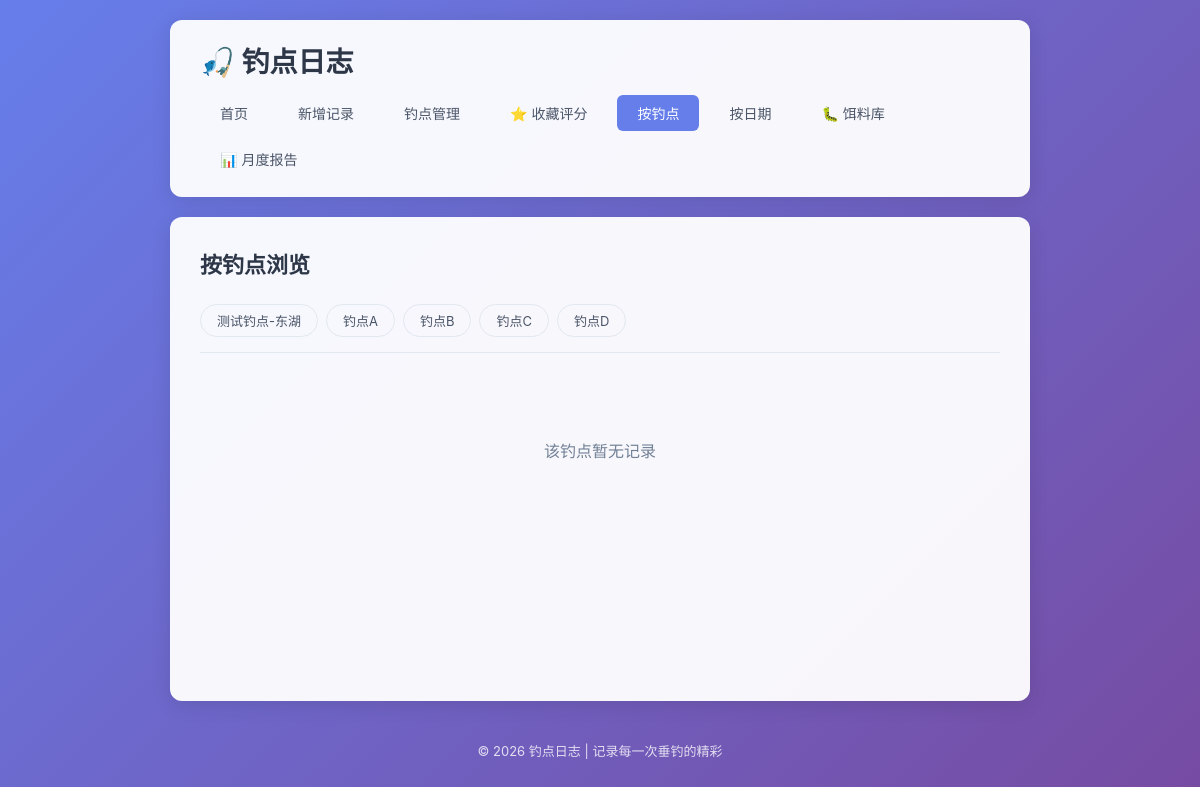
Before: /by-spot?spot=西湖断桥东侧 with the older database file.
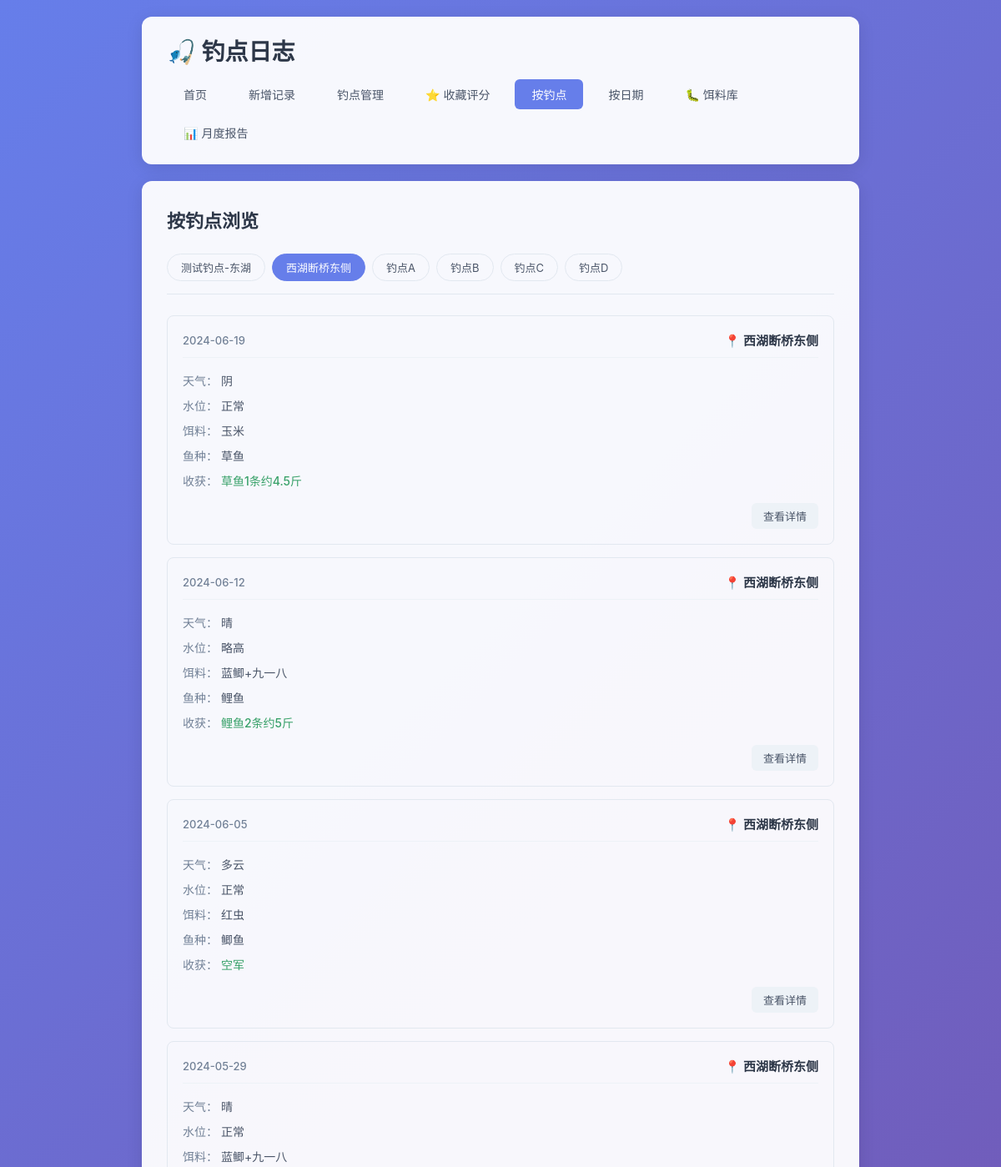
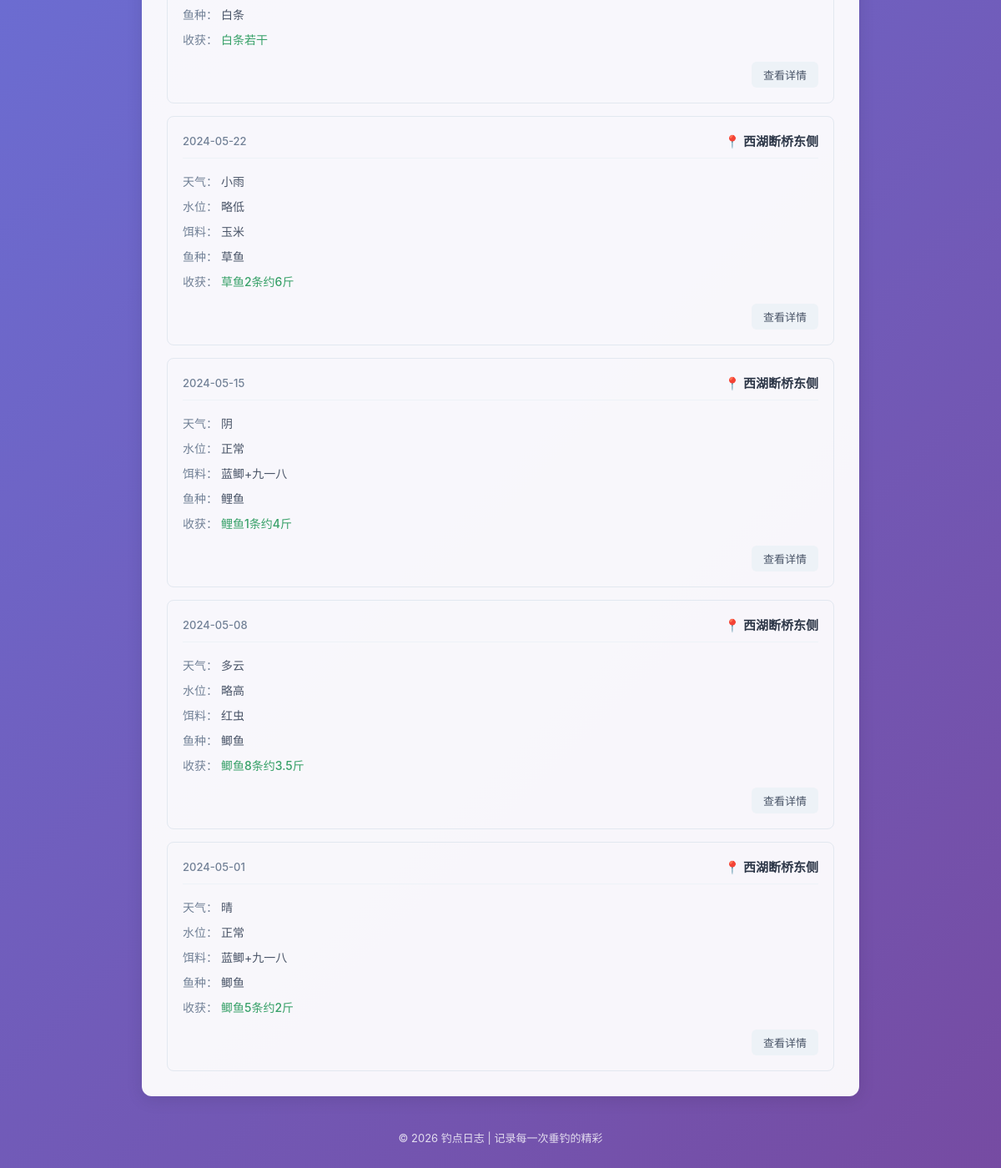
After: the same page with the newer database file (2 pictures, top to bottom).
### tables this page shows
CREATE TABLE fishing_logs (
            id INTEGER PRIMARY KEY AUTOINCREMENT,
            spot TEXT NOT NULL,
            weather TEXT NOT NULL,
            water_level TEXT NOT NULL,
            bait TEXT NOT NULL,
            fish_species TEXT NOT NULL,
            harvest TEXT NOT NULL,
            next_strategy TEXT,
            created_at DATE NOT NULL
        , temperature TEXT, humidity TEXT, wind TEXT);

### app.py (the view)
@app.route('/by-spot')
def by_spot():
    conn = get_db()
    spots = conn.execute('SELECT DISTINCT spot FROM fishing_logs ORDER BY spot').fetchall()
    spot_list = [row['spot'] for row in spots]
    selected_spot = request.args.get('spot', spot_list[0] if spot_list else None)
    logs = []
    if selected_spot:
        logs = conn.execute(
            'SELECT * FROM fishing_logs WHERE spot = ? ORDER BY created_at DESC, id DESC',
            (selected_spot,)
        ).fetchall()
    conn.close()
    return render_template('by_spot.html', spot_list=spot_list, selected_spot=selected_spot, logs=logs)

### app.py (called while the page is built)
def get_db():
    conn = sqlite3.connect(DB_PATH)
    conn.row_factory = sqlite3.Row
    return conn

### templates/by_spot.html (shortened to what this page needs)
{% extends 'base.html' %}
{% block content %}
    <div class="page-header">
        <h2>按钓点浏览</h2>
    </div>
    {% if spot_list %}
        <div class="filter-bar">
            {% for spot in spot_list %}
                <a href="{{ url_for('by_spot', spot=spot) }}"
                   class="filter-btn {% if spot == selected_spot %}active{% endif %}">
                    {{ spot }}
                </a>
            {% endfor %}
        </div>
        {% if logs %}
            <div class="log-list">
                {% for log in logs %}
                    <div class="log-card">
                        <div class="log-header">
                            <span class="log-date">{{ log['created_at'] }}</span>
                            <span class="log-spot">📍 {{ log['spot'] }}</span>
                        </div>
                        <div class="log-body">
                            <div class="log-row">
                                <span class="label">天气：</span>
                                <span>{{ log['weather'] }}</span>
                            </div>
                            <div class="log-row">
                                <span class="label">水位：</span>
                                <span>{{ log['water_level'] }}</span>
                            </div>
                            <div class="log-row">
                                <span class="label">饵料：</span>
                                <span>{{ log['bait'] }}</span>
                            </div>
                            <div class="log-row">
                                <span class="label">鱼种：</span>
                                <span>{{ log['fish_species'] }}</span>
                            </div>
                            <div class="log-row">
                                <span class="label">收获：</span>
                                <span class="harvest">{{ log['harvest'] }}</span>
                            </div>
                        </div>
                        <div class="log-footer">
                            <a href="{{ url_for('log_detail', log_id=log['id']) }}" class="btn btn-small">查看详情</a>
                        </div>
                    </div>
                {% endfor %}
            </div>
        {% else %}
            <div class="empty-state">
                <p>该钓点暂无记录</p>
            </div>
        {% endif %}
    {% else %}
        <div class="empty-state">
            <p>还没有任何钓点记录</p>
            <a href="{{ url_for('add_log') }}" class="btn btn-primary">+ 新增记录</a>
        </div>
    {% endif %}
{% endblock %}

### templates/base.html (shortened to what this page needs)
<!DOCTYPE html>
<html lang="zh-CN">
<head>
    <link rel="stylesheet" href="{{ url_for('static', filename='style.css') }}">
</head>
<body>
    <div class="container">
        <header>
            <h1>🎣 钓点日志</h1>
            <nav>
                <a href="{{ url_for('index') }}" class="{% if request.endpoint == 'index' %}active{% endif %}">首页</a>
                <a href="{{ url_for('add_log') }}" class="{% if request.endpoint == 'add_log' %}active{% endif %}">新增记录</a>
                <a href="{{ url_for('spots_list') }}" class="{% if request.endpoint in ['spots_list', 'spot_detail', 'add_spot', 'edit_spot'] %}active{% endif %}">钓点管理</a>
                <a href="{{ url_for('spots_list', filter='favorite') }}" class="{% if request.endpoint == 'spots_list' and request.args.get('filter') == 'favorite' %}active{% endif %}">⭐ 收藏评分</a>
                <a href="{{ url_for('by_spot') }}" class="{% if request.endpoint == 'by_spot' %}active{% endif %}">按钓点</a>
                <a href="{{ url_for('by_date') }}" class="{% if request.endpoint == 'by_date' %}active{% endif %}">按日期</a>
                <a href="{{ url_for('baits_list') }}" class="{% if request.endpoint in ['baits_list', 'add_bait', 'edit_bait'] %}active{% endif %}">🐛 饵料库</a>
                <a href="{{ url_for('monthly_report') }}" class="{% if request.endpoint == 'monthly_report' %}active{% endif %}">📊 月度报告</a>
            </nav>
        </header>
        <main>
            {% block content %}{% endblock %}
        </main>
        <footer>
            <p>© 2026 钓点日志 | 记录每一次垂钓的精彩</p>
        </footer>
    </div>
</body>
</html>

### static/style.css (style rules this page uses)
* { margin: 0; padding: 0; box-sizing: border-box; }
body { font-family: -apple-system, BlinkMacSystemFont, 'Segoe UI', 'PingFang SC', 'Microsoft YaHei', sans-serif; background: linear-gradient(135deg, #667eea 0%, #764ba2 100%); min-height: 100vh; color: #333; }
.container { max-width: 900px; margin: 0 auto; padding: 20px; min-height: 100vh; display: flex; flex-direction: column; }
header { background: rgba(255, 255, 255, 0.95); border-radius: 12px; padding: 20px 30px; margin-bottom: 20px; box-shadow: 0 4px 20px rgba(0, 0, 0, 0.1); }
header h1 { font-size: 28px; color: #2d3748; margin-bottom: 15px; }
nav { display: flex; gap: 10px; flex-wrap: wrap; }
nav a { padding: 8px 20px; text-decoration: none; color: #4a5568; border-radius: 6px; transition: all 0.2s ease; font-size: 14px; }
nav a.active { background: #667eea; color: white; }
main { flex: 1; background: rgba(255, 255, 255, 0.95); border-radius: 12px; padding: 30px; box-shadow: 0 4px 20px rgba(0, 0, 0, 0.1); }
.page-header { display: flex; justify-content: space-between; align-items: center; margin-bottom: 25px; flex-wrap: wrap; gap: 15px; }
.page-header h2 { color: #2d3748; font-size: 22px; }
.btn { display: inline-block; padding: 10px 20px; border: none; border-radius: 6px; text-decoration: none; font-size: 14px; cursor: pointer; transition: all 0.2s ease; font-family: inherit; }
.btn-small { padding: 6px 14px; font-size: 13px; background: #edf2f7; color: #4a5568; }
.log-list { display: grid; gap: 15px; }
.log-card { border: 1px solid #e2e8f0; border-radius: 8px; padding: 18px; transition: all 0.2s ease; }
.log-header { display: flex; justify-content: space-between; align-items: center; margin-bottom: 12px; padding-bottom: 10px; border-bottom: 1px solid #edf2f7; }
.log-date { font-size: 13px; color: #718096; font-weight: 500; }
.log-spot { font-size: 15px; font-weight: 600; color: #2d3748; }
.log-body { margin-bottom: 12px; }
.log-row { padding: 5px 0; font-size: 14px; color: #4a5568; }
.log-row .label { font-weight: 500; color: #718096; }
.log-row .harvest { color: #38a169; font-weight: 500; }
.log-footer { text-align: right; }
.filter-bar { display: flex; gap: 8px; margin-bottom: 25px; flex-wrap: wrap; padding-bottom: 15px; border-bottom: 1px solid #e2e8f0; }
.filter-btn { padding: 6px 16px; border: 1px solid #e2e8f0; border-radius: 20px; text-decoration: none; font-size: 13px; color: #4a5568; transition: all 0.2s ease; }
.filter-btn.active { background: #667eea; color: white; border-color: #667eea; }
footer { text-align: center; padding: 20px; color: rgba(255, 255, 255, 0.8); font-size: 13px; margin-top: 20px; }

Changed rows visible on the page:
added fishing_logs: created_at "2024-06-19", spot "西湖断桥东侧", weather "阴", water_level "正常", bait "玉米", fish_species "草鱼", harvest "草鱼1条约4.5斤"
added fishing_logs: created_at "2024-06-12", spot "西湖断桥东侧", weather "晴", water_level "略高", bait "蓝鲫+九一八", fish_species "鲤鱼", harvest "鲤鱼2条约5斤"
added fishing_logs: created_at "2024-06-05", spot "西湖断桥东侧", weather "多云", water_level "正常", bait "红虫", fish_species "鲫鱼", harvest "空军"
added fishing_logs: created_at "2024-05-29", spot "西湖断桥东侧", weather "晴", water_level "正常", bait "蓝鲫+九一八", fish_species "白条", harvest "白条若干"
added fishing_logs: created_at "2024-05-22", spot "西湖断桥东侧", weather "小雨", water_level "略低", bait "玉米", fish_species "草鱼", harvest "草鱼2条约6斤"
added fishing_logs: created_at "2024-05-15", spot "西湖断桥东侧", weather "阴", water_level "正常", bait "蓝鲫+九一八", fish_species "鲤鱼", harvest "鲤鱼1条约4斤"
added fishing_logs: created_at "2024-05-08", spot "西湖断桥东侧", weather "多云", water_level "略高", bait "红虫", fish_species "鲫鱼", harvest "鲫鱼8条约3.5斤"
added fishing_logs: created_at "2024-05-01", spot "西湖断桥东侧", weather "晴", water_level "正常", bait "蓝鲫+九一八", fish_species "鲫鱼", harvest "鲫鱼5条约2斤"
Other visible differences:
new list line: "西湖断桥东侧"
text no longer shown: "该钓点暂无记录"
